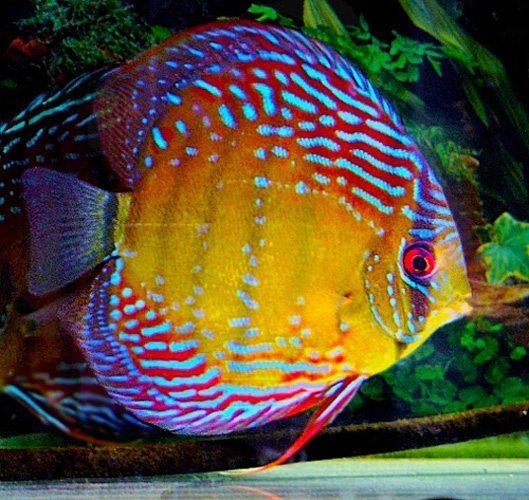
#> input picture poisson.jpg, 529 x 500 px
$ jupyter execute 'Traitement_d'"'"'images(corr).ipynb'
#> lines starting #> are read from the running program, lines starting #| are printed output that depends on the picture; after the words box and inside, x2 and y2 are one past the last pixel; in counts of white or black regions, pixels touching at a corner belong together
## Thème 5 : Manipulation d'image avec Python

Entrer son **NOM** et son **prénom** dans la cellule ci-dessous

### L'image qui va être utilisée, pour commencer, est *poisson.jpg*
C'est une image couleur au format RVB, chaque canal étant codé par un octet (valeurs de 0 à 255).
Il est possible d'en utiliser une autre en la téléchargeant :
> Menu **File**  **Open**, puis **upload** *(en haut à droite)*, puis **téléverser**.

La librairie PIL (Python Imaging Library) fournit les outils nécessaires pour les manipulations d'images que nous aborderons dans cette page. Ces manipulations sont simples et il existe des librairies plus complètes pour aborder les fonctions avancées de traitement des images.

[cell 1]
from PIL import Image

Chaque pixel d'une image est repéré par ses coordonnées x,y.

Comme vous pouvez le constater sur le schéma ci-dessus, le pixel de coordonnées (0,0) se trouve en haut à gauche de l'image. Si l'image fait 800 pixels de large et 600 pixels de haut, le pixel ayant pour coordonnées (100,500) sera en bas à gauche et le pixel(400,300) sera au milieu de l'image.

Exemples d'instructions et de morceaux de codes qui permettent de travailler sur une image :
- Ouverture du fichier *Mon_Image.jpg* et création de l'objet img1 :
> **img1=Image.open("Mon_Image.jpg")**


- On récupère la couleur du pixel (i,j) de l'image img1 sous la forme d'un tuple (r, v, b) :
> **img1.getpixel((i, j))**


- On attribue la couleur (r,v,b) au pixel (i,j) :
> **img1.putpixel((i, j), (r,v,b))**

- On enregistre l'image crée sous le sous nom *img2.jpg* :
> **img1.save("img2.jpg")**


- On montre l'image img2 :
> **img2.show()**


Exemple :

[cell 2]
from PIL import Image
img = Image.open("poisson.jpg")
#> img is the input picture: PIL image 529x500 RGB; mean R, G, B 88.1, 77.9, 56.1
img.show() # Attention, l'image s'affiche sur une autre application de l'ordinateur (Photos de Windows).
r,v,b=img.getpixel((100,250))
#> r = 62; v = 92; b = 56
print("canal rouge : ",r,"canal vert : ",v,"canal bleu : ",b)
#| canal rouge :  62 canal vert :  92 canal bleu :  56
img  # l'image s'affiche en-dessous

*Pour la suite du travail, choisir un mode d'affichage, selon l'ordinateur : **img** pour un affichage en-dessous de la cellule ou **img.show()** pour un affichage dans une autre fenêtre avec une autre application de l'ordinateur.*

**Expliquer en quelques lignes** ce que fait ce programme, préciser ce que représentent r, v et b :

**Recopier ci-dessous et modifier le programme** pour qu'il affiche les valeurs du canal rouge, du canal vert et du canal bleu du pixel de coordonnées (300,200), notez votre réponse :

Il est possible d'accéder aux caractéristiques de l'image avec les commandes suivantes :

>  **.format**  : format de la source de l’image,
>  **.size**  : taille de l’image(largeur, hauteur en pixels),
>  **.mode**  : noms et type des différents canaux de l’image (« RGB » = 3 canaux Rouge, Vert et Bleu – « L » = un canal pour niveaux de gris – …).

[cell 3]
print(img.format, img.size, img.mode)
#| JPEG (529, 500) RGB

Il est possible de modifier les canaux RVB d'un pixel avec *img.putpixel((i, j), (r,v,b))* :

[cell 4]
img.putpixel((410,260),(0,0,255))
img

Observer bien l'image formée. Quelle est la couleur du pixel qui a été modifié ? (sur la gauche de l'oeil)

Que font les 2 lignes de code ? :
> img.putpixel((410,260),(0,0,255))
> img

[cell 5]
img = Image.open("picasso.jpg")
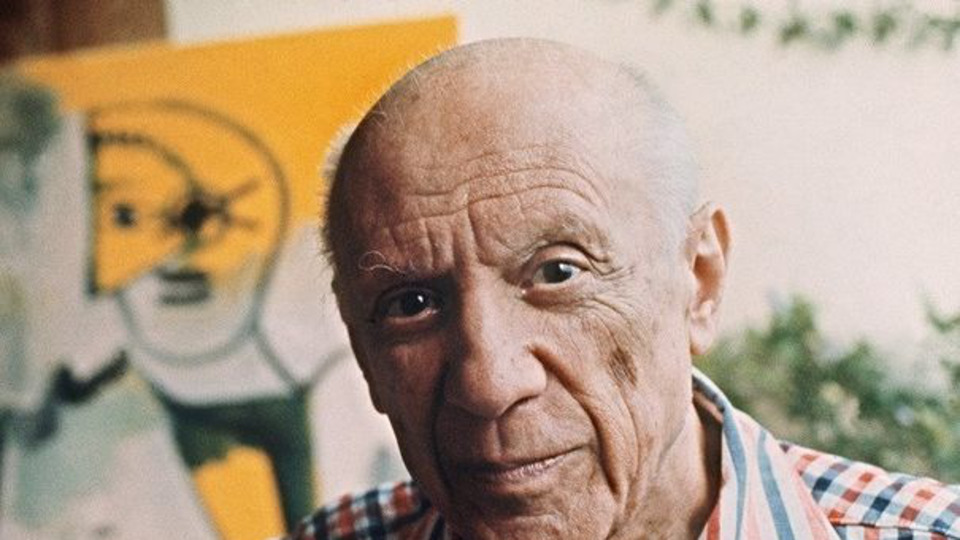
#> input picture picasso.jpg, 960 x 540 px
#> img is the input picture: PIL image 960x540 RGB; mean R, G, B 177.8, 156.5, 134.7
img

**Modifier le code** pour colorier, en plus, le pixel de coordonnées (409,260) en vert.

Pour modifier plusieurs pixels, il faut utiliser une boucle (for).
Si la taille de l'image est inconnue, il faut d'abord la déterminer, avec *.size*  (largeur, puis hauteur)

[cell 6]
largeur_image, hauteur_image = img.size
#> largeur_image = 960; hauteur_image = 540
print("la largeur est : ",largeur_image," pixels et la hauteur : ",hauteur_image)
#| la largeur est :  960  pixels et la hauteur :  540

[cell 7]
for y in range(hauteur_image):
    for x in range(largeur_image):
        r,v,b=img.getpixel((x,y))
        n_r=v
        n_v=b
        n_b=r
        img.putpixel((x,y),(n_r,n_v,n_b))
#img.show()
img

Que fait ce programme ?

Écrire un programme qui inverse les valeurs des canaux bleu et rouge sans changer la valeur du canal vert.

[cell 8]
for y in range(hauteur_image):
    for x in range(largeur_image):
        r,v,b=img.getpixel((x,y))
        n_r=b
        n_v=r
        n_b=b
        img.putpixel((x,y),(n_r,n_v,n_b))
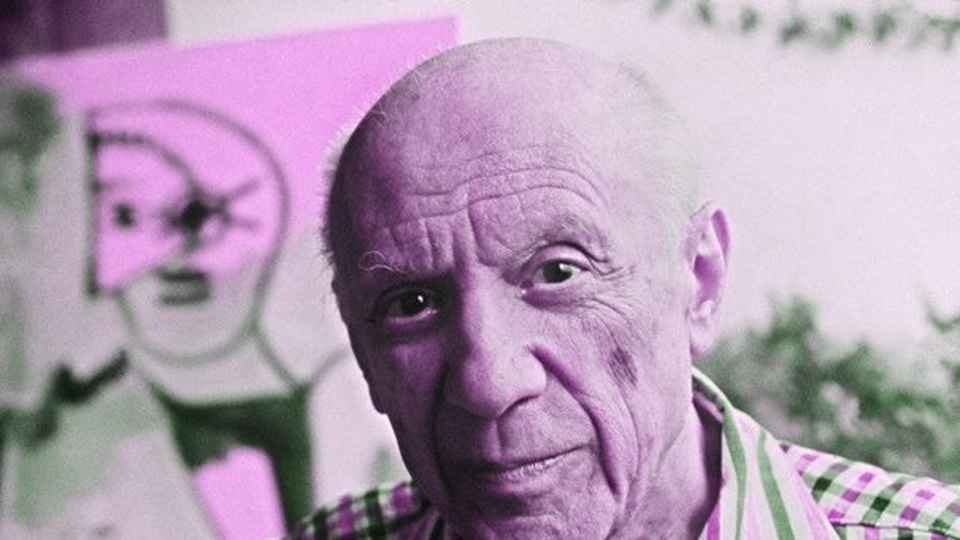
#> img: PIL image 960x540 RGB; mean R, G, B 177.8, 156.5, 177.8
#img.show()
img

Écrire un programme qui donne le négatif de l'image.

### Image en niveaux de gris.

Gris rapide : faie la moyenne des niveaux r, v et b.
*Attention, le résultat doit être un entier compris entre 0 et 255.*

[cell 9]
img = Image.open("poisson.jpg")
largeur_image, hauteur_image = img.size
#> largeur_image = 529; hauteur_image = 500
for y in range(hauteur_image):
    for x in range(largeur_image):
        r,v,b=img.getpixel((x,y))
        g=(r+v+b)//3
        img.putpixel((x,y),(g,g,g))
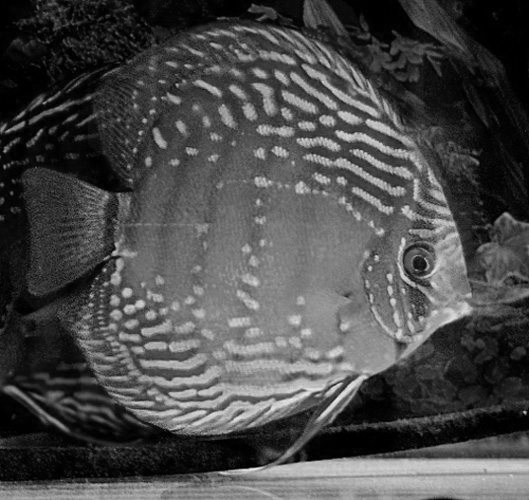
#> img: PIL image 529x500 RGB; min 0, max 237, mean 73.7
img

Pour obtenir un gris plus réaliste, on adapte les proportions de chacun des canaux selon une formule :
    0.21*rouge+0.71*vert+0.07*bleu

[cell 10]
img = Image.open("picasso.jpg")
largeur_image, hauteur_image = img.size
#> largeur_image = 960; hauteur_image = 540
for y in range(hauteur_image):
    for x in range(largeur_image):
        r,v,b=img.getpixel((x,y))
        gris=0.21*r+0.71*v+0.07*b
        img.putpixel((x,y),(int(gris),int(gris),int(gris)))
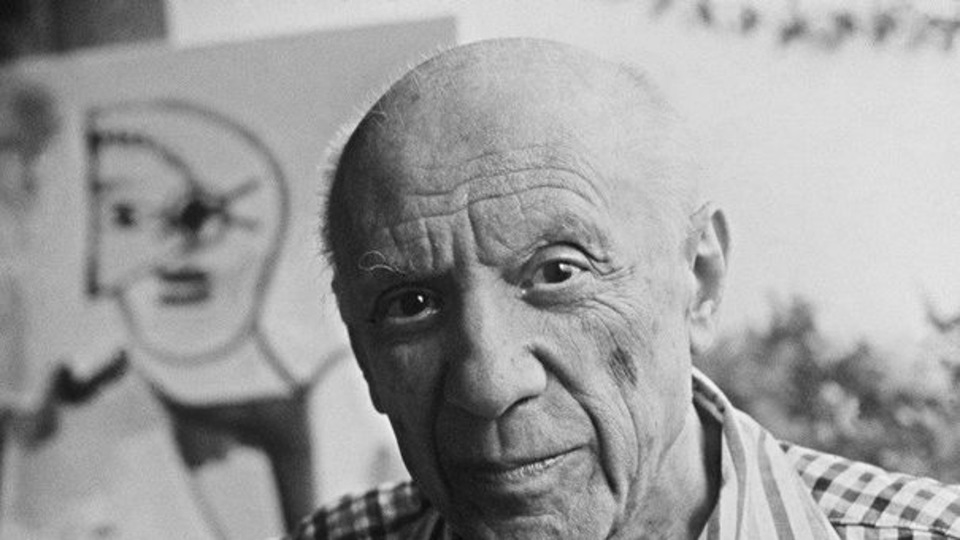
#> img: PIL image 960x540 RGB; min 7, max 252, mean 157.4
#img.show()
img

### Image sépia
Le code de la couleur sépia est (94, 38, 18).
Il faut récupérer la "valeur" du gris (moyenne des niveaux r, v et b (gris simple) ou l moyenne pondérée), puis attribuer une proportion à l'intensité du sépia, selon le niveau de gris.

[cell 11]
img = Image.open("picasso.jpg")
largeur_image, hauteur_image = img.size
seuil=100
for y in range(hauteur_image):
    for x in range(largeur_image):
        rouge,vert,bleu=img.getpixel((x,y))
        moyenne=0.2126*rouge+0.7152*vert+0.0722*bleu
        if moyenne<seuil:
            k=moyenne/seuil
            rouge=94*k
            vert=38*k
            bleu=18*k
        else:
            k=(moyenne-seuil)/(255-seuil)
            rouge=94+k*(255-94)
            vert=38+k*(255-38)
            bleu=18+k*(255-18)
        img.putpixel((x,y),(int(rouge),int(vert),int(bleu)))
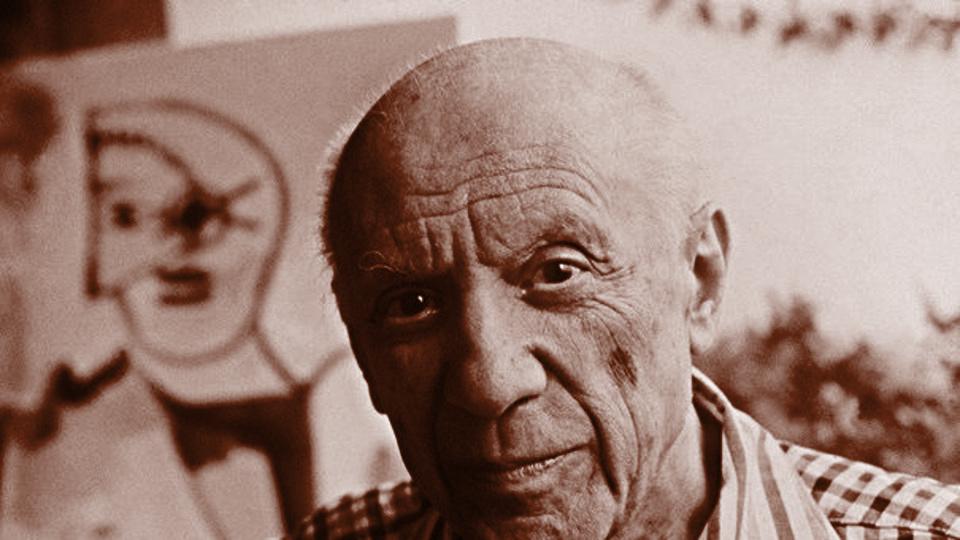
#> img: PIL image 960x540 RGB; mean R, G, B 155.9, 127.7, 117.7
img

[cell 12]
img = Image.open("picasso.jpg")
#input_pixels = input_image.load()
largeur_image, hauteur_image = img.size
# Cropped area
#origin = (130, 150)
#end = (400, 320)

# Create output image
img2 = Image.new("RGB", (largeur_image, hauteur_image))
#> img2: PIL image 960x540 RGB; every value is 0
#draw = ImageDraw.Draw(output_image)

# Copy pixels
for y in range(hauteur_image):
    for x in range(largeur_image):
        r,v,b=img.getpixel((x,y))
        g=(r+v+b)//3
        xinv=largeur_image-x-1
        img2.putpixel((xinv,y),(g,g,g))
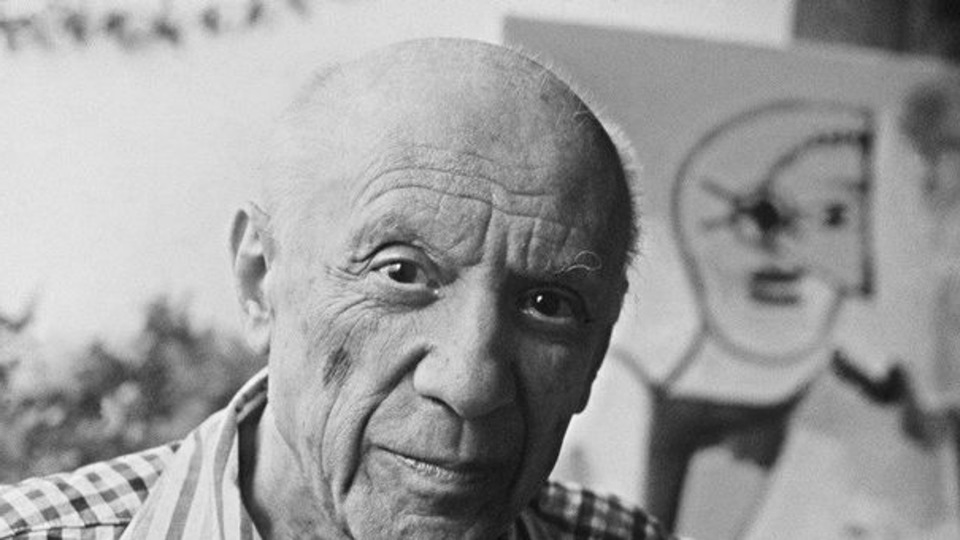
#> img2: PIL image 960x540 RGB; min 9, max 255, mean 156

img2

[cell 13]
img = Image.open("picasso.jpg")
# récupérer la taille de l'image
largeur_image, hauteur_image = img.size

# créer nouvelle image de largeur double
img3 = Image.new("RGB", (2*largeur_image, hauteur_image))
#> img3: PIL image 1920x540 RGB; every value is 0
#draw = ImageDraw.Draw(output_image)

# créer les pixels, à gauche et à droite
for y in range(hauteur_image):
    for x in range(largeur_image):
        r,v,b=img.getpixel((x,y))
        img3.putpixel((x,y),(r,v,b))
        xinv=2*largeur_image-x-1 #abscisse des pixels miroir
        g=(r+v+b)//3
        img3.putpixel((xinv,y),(g,0,0)) #pixels miroir en niveaux de gris
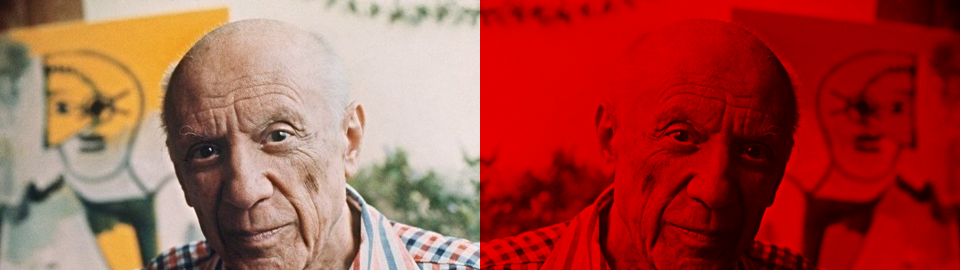
#> img3: PIL image 1920x540 RGB (shown at 1/2 size); mean R, G, B 166.9, 78.2, 67.4
img3.save("image_et_miroir.jpg")
img3

[cell 14]
img = Image.open("picasso.jpg")
# récupérer la taille de l'image
largeur_image, hauteur_image = img.size

# créer nouvelle image de largeur double
img4 = Image.new("RGB", (2*largeur_image, 2*hauteur_image))
#> img4: PIL image 1920x1080 RGB; every value is 0
#draw = ImageDraw.Draw(output_image)

# créer les pixels, à gauche et à droite
for y in range(hauteur_image):
    for x in range(largeur_image):
        r,v,b=img.getpixel((x,y))
        img4.putpixel((x,y),(r,v,b))
        xinv=2*largeur_image-x-1 #abscisse des pixels miroir
        g=(r+v+b)//3
        img4.putpixel((xinv,y),(g,0,0)) #pixels miroir en niveaux de gris
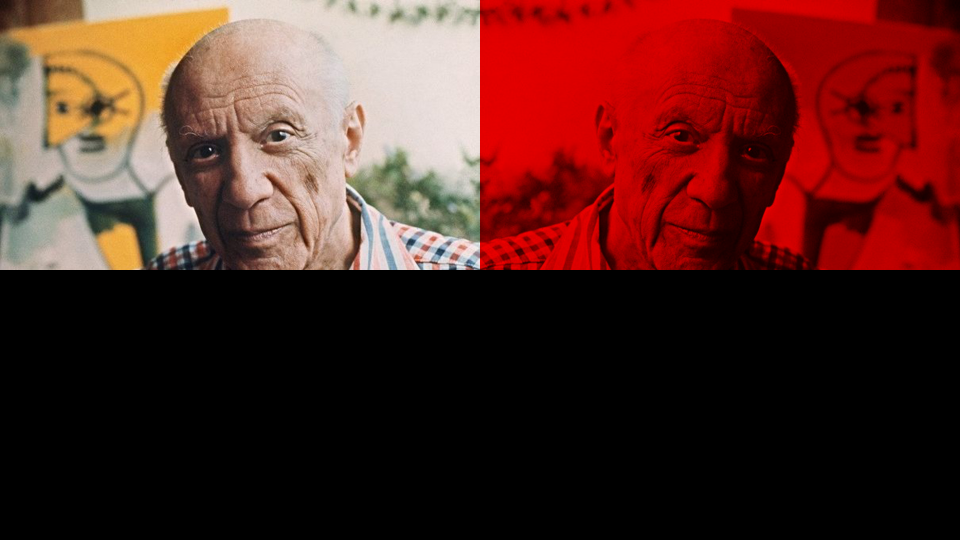
#> img4: PIL image 1920x1080 RGB (shown at 1/2 size); mean R, G, B 83.4, 39.1, 33.7
for y in range(hauteur_image):
    for x in range(largeur_image):
        r,v,b=img.getpixel((x,y))
        g=(r+v+b)//3
        if g>125:
            img4.putpixel((x,y+hauteur_image),(255,255,255))
        else:
            img4.putpixel((x,y+hauteur_image),(0,0,255))
        xinv=2*largeur_image-x-1 #abscisse des pixels miroir
        img4.putpixel((xinv,y+hauteur_image),(0,g,0)) #pixels miroir en niveaux de gris
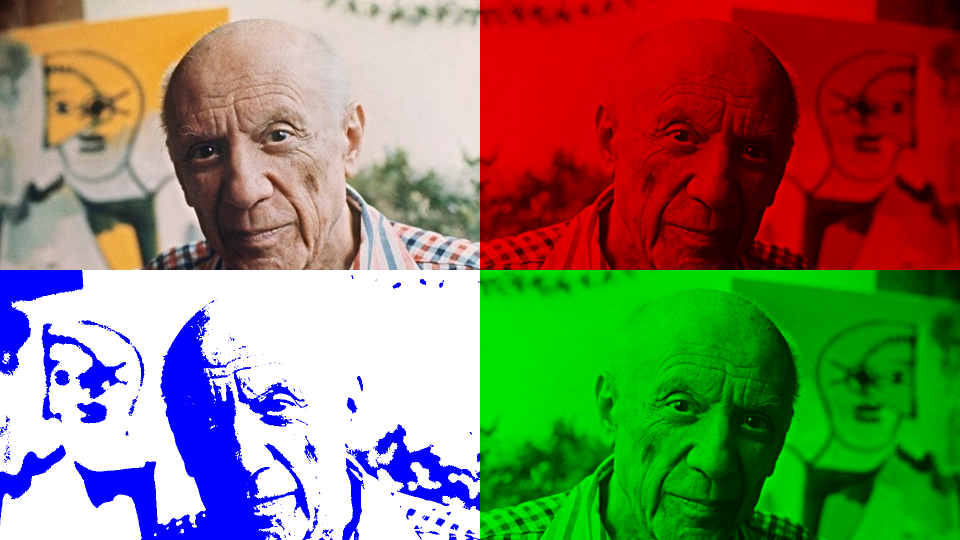
#> img4: PIL image 1920x1080 RGB (shown at 1/2 size); mean R, G, B 131.5, 126.2, 97.4

img4.save("image_et_miroirx4.jpg")
img4

[cell 15]
img = Image.open("poisson.jpg")
largeur_image, hauteur_image = img.size
#> largeur_image = 529; hauteur_image = 500
for y in range(hauteur_image):
    for x in range(largeur_image):
        r,v,b=img.getpixel((x,y))
        g=(r+v+b)//3
        if g>125:
            img.putpixel((x,y),(255,255,255))
        else:
            img.putpixel((x,y),(0,0,0))
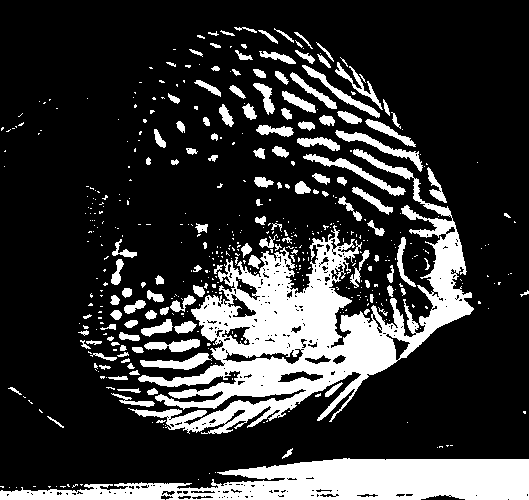
#> img: PIL image 529x500 RGB; 21.2% white; 486 white regions (354 under 20 px), largest, box (x1, y1, x2, y2) and area: (128, 149, 474, 434) 26753, (0, 458, 529, 500) 13844, (303, 154, 406, 196) 708
#img.show()
img

[cell 16]
for y in range(hauteur_image):
    for x in range(largeur_image):
        r,v,b=img.getpixel((x,y))
        g=(r+v+b)//3
        if g<125:
            img.putpixel((x,y),(255,255,255))
        else:
            img.putpixel((x,y),(0,0,0))
#img.show()
img
